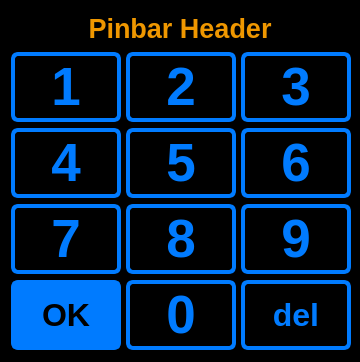
<?xml version="1.0" encoding="UTF-8"?>
<ui version="4.0">
 <class>PasswordWindow2</class>
 <widget class="QDialog" name="PasswordWindow2">
  <property name="geometry">
   <rect>
    <x>0</x>
    <y>0</y>
    <width>360</width>
    <height>362</height>
   </rect>
  </property>
  <property name="minimumSize">
   <size>
    <width>355</width>
    <height>362</height>
   </size>
  </property>
  <property name="maximumSize">
   <size>
    <width>362</width>
    <height>362</height>
   </size>
  </property>
  <property name="windowTitle">
   <string>Passworteingabe</string>
  </property>
  <property name="styleSheet">
   <string notr="true">QWidget
{
	color: rgb(0, 123, 255);	
	background-color: rgb(0, 0, 0);

}

QPushButton {
	background-color: rgb(0, 0, 0);
	color: (0, 123, 255);
    border-width: 4px;
	border-color: rgb(0, 123, 255);
	border-style: solid;
	border-radius: 7;
	padding: 3px;
	padding-left: 5px;
	padding-right: 5px;
}

QPushButton:pressed
{
	color: rgb(239, 151, 0);	
	border-color: rgb(239, 151, 0);
}

#LHeader {
	color: rgb(239, 151, 0);
}

/* Inverted button style */
#PBenter {
	background-color: rgb(0, 123, 255);  
	color: rgb(0, 0, 0);
    border-width: 3px;
	border-color: rgb(0, 123, 255);
	border-style: solid;
	border-radius: 7;
	padding: 3px;
	padding-left: 5px;
	padding-right: 5px;
}

#PBenter:pressed {
	background-color: rgb(239, 151, 0);	
	border-color: rgb(239, 151, 0);	
}</string>
  </property>
  <property name="modal">
   <bool>true</bool>
  </property>
  <layout class="QVBoxLayout" name="verticalLayout">
   <item>
    <widget class="QLabel" name="LHeader">
     <property name="maximumSize">
      <size>
       <width>16777215</width>
       <height>35</height>
      </size>
     </property>
     <property name="font">
      <font>
       <pointsize>20</pointsize>
       <weight>75</weight>
       <bold>true</bold>
      </font>
     </property>
     <property name="text">
      <string>Pinbar Header</string>
     </property>
     <property name="alignment">
      <set>Qt::AlignCenter</set>
     </property>
    </widget>
   </item>
   <item>
    <layout class="QGridLayout" name="gridLayout">
     <item row="0" column="1">
      <widget class="QPushButton" name="PB2">
       <property name="minimumSize">
        <size>
         <width>110</width>
         <height>70</height>
        </size>
       </property>
       <property name="maximumSize">
        <size>
         <width>110</width>
         <height>70</height>
        </size>
       </property>
       <property name="font">
        <font>
         <pointsize>40</pointsize>
         <weight>75</weight>
         <bold>true</bold>
        </font>
       </property>
       <property name="text">
        <string>2</string>
       </property>
      </widget>
     </item>
     <item row="0" column="2">
      <widget class="QPushButton" name="PB3">
       <property name="minimumSize">
        <size>
         <width>110</width>
         <height>70</height>
        </size>
       </property>
       <property name="maximumSize">
        <size>
         <width>110</width>
         <height>70</height>
        </size>
       </property>
       <property name="font">
        <font>
         <pointsize>40</pointsize>
         <weight>75</weight>
         <bold>true</bold>
        </font>
       </property>
       <property name="text">
        <string>3</string>
       </property>
      </widget>
     </item>
     <item row="1" column="0">
      <widget class="QPushButton" name="PB4">
       <property name="minimumSize">
        <size>
         <width>110</width>
         <height>70</height>
        </size>
       </property>
       <property name="maximumSize">
        <size>
         <width>110</width>
         <height>70</height>
        </size>
       </property>
       <property name="font">
        <font>
         <pointsize>40</pointsize>
         <weight>75</weight>
         <bold>true</bold>
        </font>
       </property>
       <property name="text">
        <string>4</string>
       </property>
      </widget>
     </item>
     <item row="0" column="0">
      <widget class="QPushButton" name="PB1">
       <property name="minimumSize">
        <size>
         <width>110</width>
         <height>70</height>
        </size>
       </property>
       <property name="maximumSize">
        <size>
         <width>110</width>
         <height>70</height>
        </size>
       </property>
       <property name="font">
        <font>
         <pointsize>40</pointsize>
         <weight>75</weight>
         <bold>true</bold>
        </font>
       </property>
       <property name="text">
        <string>1</string>
       </property>
      </widget>
     </item>
     <item row="1" column="1">
      <widget class="QPushButton" name="PB5">
       <property name="minimumSize">
        <size>
         <width>110</width>
         <height>70</height>
        </size>
       </property>
       <property name="maximumSize">
        <size>
         <width>110</width>
         <height>70</height>
        </size>
       </property>
       <property name="font">
        <font>
         <pointsize>40</pointsize>
         <weight>75</weight>
         <bold>true</bold>
        </font>
       </property>
       <property name="text">
        <string>5</string>
       </property>
      </widget>
     </item>
     <item row="1" column="2">
      <widget class="QPushButton" name="PB6">
       <property name="minimumSize">
        <size>
         <width>110</width>
         <height>70</height>
        </size>
       </property>
       <property name="maximumSize">
        <size>
         <width>110</width>
         <height>70</height>
        </size>
       </property>
       <property name="font">
        <font>
         <pointsize>40</pointsize>
         <weight>75</weight>
         <bold>true</bold>
        </font>
       </property>
       <property name="text">
        <string>6</string>
       </property>
      </widget>
     </item>
     <item row="2" column="0">
      <widget class="QPushButton" name="PB7">
       <property name="minimumSize">
        <size>
         <width>110</width>
         <height>70</height>
        </size>
       </property>
       <property name="maximumSize">
        <size>
         <width>110</width>
         <height>70</height>
        </size>
       </property>
       <property name="font">
        <font>
         <pointsize>40</pointsize>
         <weight>75</weight>
         <bold>true</bold>
        </font>
       </property>
       <property name="text">
        <string>7</string>
       </property>
      </widget>
     </item>
     <item row="2" column="2">
      <widget class="QPushButton" name="PB9">
       <property name="minimumSize">
        <size>
         <width>110</width>
         <height>70</height>
        </size>
       </property>
       <property name="maximumSize">
        <size>
         <width>110</width>
         <height>70</height>
        </size>
       </property>
       <property name="font">
        <font>
         <pointsize>40</pointsize>
         <weight>75</weight>
         <bold>true</bold>
        </font>
       </property>
       <property name="text">
        <string>9</string>
       </property>
      </widget>
     </item>
     <item row="2" column="1">
      <widget class="QPushButton" name="PB8">
       <property name="minimumSize">
        <size>
         <width>110</width>
         <height>70</height>
        </size>
       </property>
       <property name="maximumSize">
        <size>
         <width>110</width>
         <height>70</height>
        </size>
       </property>
       <property name="font">
        <font>
         <pointsize>40</pointsize>
         <weight>75</weight>
         <bold>true</bold>
        </font>
       </property>
       <property name="text">
        <string>8</string>
       </property>
      </widget>
     </item>
     <item row="3" column="0">
      <widget class="QPushButton" name="PBenter">
       <property name="minimumSize">
        <size>
         <width>110</width>
         <height>70</height>
        </size>
       </property>
       <property name="maximumSize">
        <size>
         <width>110</width>
         <height>70</height>
        </size>
       </property>
       <property name="font">
        <font>
         <pointsize>24</pointsize>
         <weight>75</weight>
         <bold>true</bold>
        </font>
       </property>
       <property name="text">
        <string>OK</string>
       </property>
      </widget>
     </item>
     <item row="3" column="1">
      <widget class="QPushButton" name="PB0">
       <property name="minimumSize">
        <size>
         <width>110</width>
         <height>70</height>
        </size>
       </property>
       <property name="maximumSize">
        <size>
         <width>110</width>
         <height>70</height>
        </size>
       </property>
       <property name="font">
        <font>
         <pointsize>40</pointsize>
         <weight>75</weight>
         <bold>true</bold>
        </font>
       </property>
       <property name="text">
        <string>0</string>
       </property>
      </widget>
     </item>
     <item row="3" column="2">
      <widget class="QPushButton" name="PBdel">
       <property name="minimumSize">
        <size>
         <width>110</width>
         <height>70</height>
        </size>
       </property>
       <property name="maximumSize">
        <size>
         <width>110</width>
         <height>70</height>
        </size>
       </property>
       <property name="font">
        <font>
         <pointsize>24</pointsize>
         <weight>75</weight>
         <bold>true</bold>
        </font>
       </property>
       <property name="text">
        <string>del</string>
       </property>
      </widget>
     </item>
    </layout>
   </item>
  </layout>
 </widget>
 <resources/>
 <connections/>
</ui>
